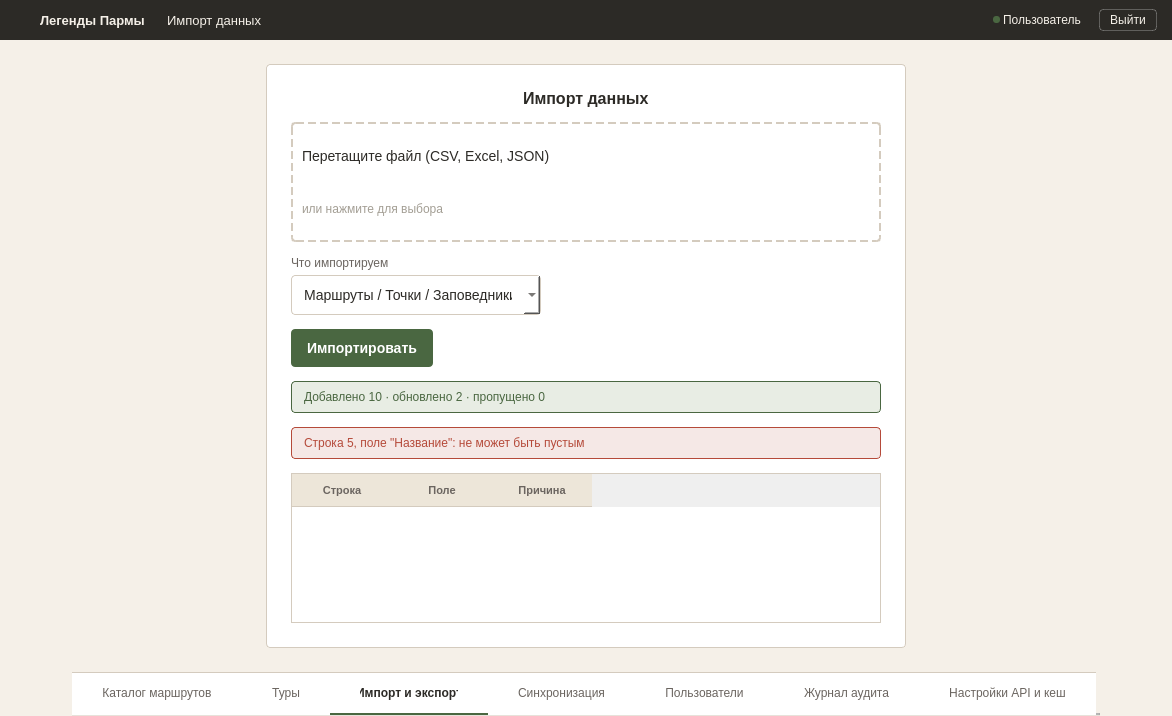
<?xml version="1.0" encoding="UTF-8"?>
<ui version="4.0">
 <class>MainWindow</class>
 <widget class="QMainWindow" name="MainWindow">
  <property name="geometry">
   <rect>
    <x>0</x>
    <y>0</y>
    <width>1172</width>
    <height>673</height>
   </rect>
  </property>
  <property name="windowTitle">
   <string>ImportWindow</string>
  </property>
  <property name="styleSheet">
   <string notr="true">#centralwidget {
    background-color: #F5F0E8;
}

#headerFrame { 
    background-color: #2C2A26; 
    border: none; 
}
#headerFrame QLabel { 
    color: #F5F0E8; 
}
#logout_btn {
    background-color: transparent;
    color: #F5F0E8;
    border: 1px solid rgba(255, 255, 255, 0.25);
    padding: 3px 10px;
    font-size: 12px;
    border-radius: 4px;
}
#logout_btn:hover {
    background-color: rgba(255, 255, 255, 0.08);
    border: 1px solid rgba(255, 255, 255, 0.4);
}
#logout_btn:pressed {
    background-color: rgba(255, 255, 255, 0.12);
    border: 1px solid rgba(255, 255, 255, 0.5);
}

#formCard {
    background-color: #FFFFFF;
    border: 1px solid #D4CBBE;
    border-radius: 4px;
}
#lbl_form_title {
    font-size: 16px;
    font-weight: 600;
    color: #2C2A26;
}

#dropArea {
    background-color: #FFFFFF;
    border: 2px dashed #D4CBBE;
    border-radius: 4px;
}
#dropArea QLabel {
    border: none;
    background: transparent;
}
#lbl_drop_main {
    font-size: 14px;
    color: #2C2A26;
}
#lbl_drop_sub {
    font-size: 12px;
    color: #A39E94;
}

#fieldLabel {
    font-size: 12px;
    color: #6B6560;
}

QComboBox {
    padding: 10px 12px;
    font-size: 14px;
    border-radius: 4px;
    border: 1px solid #D4CBBE;
    background-color: #FFFFFF;
    color: #2C2A26;
}
QComboBox:hover {
    border: 1px solid #B8AE9E;
}
QComboBox:focus {
    border: 1px solid #4A6741;
}
QComboBox QAbstractItemView {
    background-color: #FFFFFF;
    border: 1px solid #D4CBBE;
    selection-background-color: #E8EDE4;
    selection-color: #2C2A26;
}
QComboBox QAbstractItemView::item:hover {
    background-color: #EDE6D9;
}

#btn_import {
    background-color: #4A6741;
    color: #FFFFFF;
    border: none;
    padding: 11px 16px;
    font-size: 14px;
    font-weight: 600;
    border-radius: 4px;
}
#btn_import:hover { background-color: #3D5636; }
#btn_import:pressed { background-color: #334A2E; }
#btn_import:disabled { background-color: #A8B5A0; }

#successBanner {
    background-color: #E8EDE4;
    border: 1px solid #4A6741;
    border-radius: 4px;
}
#successBanner QLabel {
    color: #4A6741;
    font-size: 12px;
    border: none;
    background: transparent;
}

#errorBanner {
    background-color: #F5E8E6;
    border: 1px solid #B54A3A;
    border-radius: 4px;
}
#errorBanner QLabel {
    color: #B54A3A;
    font-size: 12px;
    border: none;
    background: transparent;
}

QTableWidget {
    background-color: #FFFFFF;
    border: 1px solid #D4CBBE;
    outline: none;
}
QHeaderView::section {
    background-color: #EDE6D9;
    color: #6B6560;
    font-size: 11px;
    font-weight: 600;
    border: none;
    border-bottom: 1px solid #D4CBBE;
    padding: 7px 10px;
}
QTableWidget::item {
    border-bottom: 1px solid #D4CBBE;
    padding: 7px 10px;
    color: #2C2A26;
    font-size: 12px;
}

QTabWidget::panel { border: none; background-color: #FFFFFF; }
QTabBar { background-color: #FFFFFF; border: none; }
QTabBar::tab { 
    height: 40px; 
    background-color: #FFFFFF; 
    color: #6B6560; 
    font-size: 12px; 
    font-weight: normal; 
    padding: 0px 30px; 
    border: none; 
    border-bottom: 2px solid transparent; 
    border-top: 1px solid #D4CBBE;
    text-align: center; 
}
QTabBar::tab:hover { color: #2C2A26; }
QTabBar::tab:selected { color: #2C2A26; font-weight: 600; border-bottom: 2px solid #4A6741; }</string>
  </property>
  <widget class="QWidget" name="centralwidget">
   <layout class="QVBoxLayout" name="verticalLayout">
    <property name="spacing">
     <number>0</number>
    </property>
    <property name="leftMargin">
     <number>0</number>
    </property>
    <property name="topMargin">
     <number>0</number>
    </property>
    <property name="rightMargin">
     <number>0</number>
    </property>
    <property name="bottomMargin">
     <number>0</number>
    </property>
    <item>
     <widget class="QFrame" name="headerFrame">
      <property name="minimumSize">
       <size>
        <width>0</width>
        <height>40</height>
       </size>
      </property>
      <property name="maximumSize">
       <size>
        <width>16777215</width>
        <height>40</height>
       </size>
      </property>
      <layout class="QHBoxLayout" name="horizontalLayout">
       <property name="spacing">
        <number>0</number>
       </property>
       <property name="leftMargin">
        <number>15</number>
       </property>
       <property name="topMargin">
        <number>0</number>
       </property>
       <property name="rightMargin">
        <number>15</number>
       </property>
       <property name="bottomMargin">
        <number>0</number>
       </property>
       <item>
        <widget class="QPushButton" name="logo">
         <property name="minimumSize">
          <size>
           <width>22</width>
           <height>22</height>
          </size>
         </property>
         <property name="maximumSize">
          <size>
           <width>22</width>
           <height>22</height>
          </size>
         </property>
         <property name="styleSheet">
          <string notr="true">QPushButton { background: transparent; margin-right: 12px; border: none; }</string>
         </property>
         <property name="text">
          <string/>
         </property>
         <property name="icon">
          <iconset resource="../qrc/login_res.qrc">
           <normaloff>:/login/icons/logo.png</normaloff>:/login/icons/logo.png</iconset>
         </property>
         <property name="iconSize">
          <size>
           <width>18</width>
           <height>18</height>
          </size>
         </property>
        </widget>
       </item>
       <item>
        <widget class="QLabel" name="name">
         <property name="styleSheet">
          <string notr="true">font-size: 13px; font-weight: bold; margin-right: 15px;</string>
         </property>
         <property name="text">
          <string>Легенды Пармы</string>
         </property>
        </widget>
       </item>
       <item>
        <widget class="QLabel" name="name_chart">
         <property name="styleSheet">
          <string notr="true">font-size: 13px; margin-right: 10px;</string>
         </property>
         <property name="text">
          <string>Импорт данных</string>
         </property>
        </widget>
       </item>
       <item>
        <spacer name="horizontalSpacer">
         <property name="orientation">
          <enum>Qt::Orientation::Horizontal</enum>
         </property>
         <property name="sizeHint" stdset="0">
          <size>
           <width>40</width>
           <height>20</height>
          </size>
         </property>
        </spacer>
       </item>
       <item>
        <widget class="QLabel" name="status_lb">
         <property name="minimumSize">
          <size>
           <width>7</width>
           <height>7</height>
          </size>
         </property>
         <property name="maximumSize">
          <size>
           <width>7</width>
           <height>7</height>
          </size>
         </property>
         <property name="styleSheet">
          <string notr="true">background-color: #4A6741; border-radius: 3px; border: none;</string>
         </property>
         <property name="text">
          <string/>
         </property>
        </widget>
       </item>
       <item>
        <widget class="QLabel" name="role_lb">
         <property name="styleSheet">
          <string notr="true">font-size: 12px; margin-right: 15px;</string>
         </property>
         <property name="text">
          <string>Пользователь</string>
         </property>
        </widget>
       </item>
       <item>
        <widget class="QPushButton" name="logout_btn">
         <property name="cursor">
          <cursorShape>PointingHandCursor</cursorShape>
         </property>
         <property name="text">
          <string>Выйти</string>
         </property>
        </widget>
       </item>
      </layout>
     </widget>
    </item>
    <item>
     <layout class="QHBoxLayout" name="centerLayout">
      <property name="spacing">
       <number>0</number>
      </property>
      <property name="leftMargin">
       <number>24</number>
      </property>
      <property name="topMargin">
       <number>24</number>
      </property>
      <property name="rightMargin">
       <number>24</number>
      </property>
      <property name="bottomMargin">
       <number>24</number>
      </property>
      <item>
       <spacer name="leftSpacer">
        <property name="orientation">
         <enum>Qt::Orientation::Horizontal</enum>
        </property>
        <property name="sizeHint" stdset="0">
         <size>
          <width>40</width>
          <height>20</height>
         </size>
        </property>
       </spacer>
      </item>
      <item>
       <widget class="QFrame" name="formCard">
        <property name="sizePolicy">
         <sizepolicy hsizetype="Preferred" vsizetype="Maximum">
          <horstretch>0</horstretch>
          <verstretch>0</verstretch>
         </sizepolicy>
        </property>
        <property name="minimumSize">
         <size>
          <width>640</width>
          <height>0</height>
         </size>
        </property>
        <property name="maximumSize">
         <size>
          <width>640</width>
          <height>16777215</height>
         </size>
        </property>
        <layout class="QVBoxLayout" name="formLayout">
         <property name="spacing">
          <number>14</number>
         </property>
         <property name="leftMargin">
          <number>24</number>
         </property>
         <property name="topMargin">
          <number>24</number>
         </property>
         <property name="rightMargin">
          <number>24</number>
         </property>
         <property name="bottomMargin">
          <number>24</number>
         </property>
         <item alignment="Qt::AlignmentFlag::AlignHCenter">
          <widget class="QLabel" name="lbl_form_title">
           <property name="text">
            <string>Импорт данных</string>
           </property>
          </widget>
         </item>
         <item>
          <widget class="QFrame" name="dropArea">
           <property name="minimumSize">
            <size>
             <width>0</width>
             <height>120</height>
            </size>
           </property>
           <property name="cursor">
            <cursorShape>PointingHandCursor</cursorShape>
           </property>
           <layout class="QVBoxLayout" name="dropLayout">
            <property name="spacing">
             <number>8</number>
            </property>
            <item>
             <widget class="QLabel" name="lbl_drop_main">
              <property name="text">
               <string>Перетащите файл (CSV, Excel, JSON)</string>
              </property>
             </widget>
            </item>
            <item>
             <widget class="QLabel" name="lbl_drop_sub">
              <property name="text">
               <string>или нажмите для выбора</string>
              </property>
             </widget>
            </item>
           </layout>
          </widget>
         </item>
         <item>
          <layout class="QVBoxLayout" name="typeLayout">
           <property name="spacing">
            <number>5</number>
           </property>
           <item>
            <widget class="QLabel" name="fieldLabel">
             <property name="text">
              <string>Что импортируем</string>
             </property>
            </widget>
           </item>
           <item>
            <widget class="QComboBox" name="comboType">
             <property name="maximumSize">
              <size>
               <width>250</width>
               <height>16777215</height>
              </size>
             </property>
             <item>
              <property name="text">
               <string>Маршруты / Точки / Заповедники</string>
              </property>
             </item>
             <item>
              <property name="text">
               <string>Маршруты</string>
              </property>
             </item>
             <item>
              <property name="text">
               <string>Точки</string>
              </property>
             </item>
             <item>
              <property name="text">
               <string>Заповедники</string>
              </property>
             </item>
            </widget>
           </item>
          </layout>
         </item>
         <item>
          <widget class="QPushButton" name="btn_import">
           <property name="sizePolicy">
            <sizepolicy hsizetype="Maximum" vsizetype="Fixed">
             <horstretch>0</horstretch>
             <verstretch>0</verstretch>
            </sizepolicy>
           </property>
           <property name="cursor">
            <cursorShape>PointingHandCursor</cursorShape>
           </property>
           <property name="text">
            <string>Импортировать</string>
           </property>
          </widget>
         </item>
         <item>
          <widget class="QFrame" name="successBanner">
           <property name="visible">
            <bool>false</bool>
           </property>
           <layout class="QHBoxLayout" name="successLayout">
            <property name="leftMargin">
             <number>12</number>
            </property>
            <property name="topMargin">
             <number>8</number>
            </property>
            <property name="rightMargin">
             <number>12</number>
            </property>
            <property name="bottomMargin">
             <number>8</number>
            </property>
            <item>
             <widget class="QLabel" name="lbl_success">
              <property name="text">
               <string>Добавлено 10 · обновлено 2 · пропущено 0</string>
              </property>
             </widget>
            </item>
           </layout>
          </widget>
         </item>
         <item>
          <widget class="QFrame" name="errorBanner">
           <property name="visible">
            <bool>false</bool>
           </property>
           <layout class="QHBoxLayout" name="errorLayout">
            <property name="leftMargin">
             <number>12</number>
            </property>
            <property name="topMargin">
             <number>8</number>
            </property>
            <property name="rightMargin">
             <number>12</number>
            </property>
            <property name="bottomMargin">
             <number>8</number>
            </property>
            <item>
             <widget class="QLabel" name="lbl_error">
              <property name="text">
               <string>Строка 5, поле &quot;Название&quot;: не может быть пустым</string>
              </property>
             </widget>
            </item>
           </layout>
          </widget>
         </item>
         <item>
          <widget class="QTableWidget" name="errorTable">
           <property name="minimumSize">
            <size>
             <width>0</width>
             <height>150</height>
            </size>
           </property>
           <property name="visible">
            <bool>false</bool>
           </property>
           <property name="selectionBehavior">
            <enum>QAbstractItemView::SelectionBehavior::SelectRows</enum>
           </property>
           <property name="showGrid">
            <bool>false</bool>
           </property>
           <column>
            <property name="text">
             <string>Строка</string>
            </property>
           </column>
           <column>
            <property name="text">
             <string>Поле</string>
            </property>
           </column>
           <column>
            <property name="text">
             <string>Причина</string>
            </property>
           </column>
          </widget>
         </item>
        </layout>
       </widget>
      </item>
      <item>
       <spacer name="rightSpacer">
        <property name="orientation">
         <enum>Qt::Orientation::Horizontal</enum>
        </property>
        <property name="sizeHint" stdset="0">
         <size>
          <width>40</width>
          <height>20</height>
         </size>
        </property>
       </spacer>
      </item>
     </layout>
    </item>
    <item>
     <spacer name="verticalSpacer">
      <property name="orientation">
       <enum>Qt::Orientation::Vertical</enum>
      </property>
      <property name="sizeHint" stdset="0">
       <size>
        <width>20</width>
        <height>40</height>
       </size>
      </property>
     </spacer>
    </item>
    <item alignment="Qt::AlignmentFlag::AlignHCenter">
     <widget class="QTabWidget" name="tabWidget">
      <property name="sizePolicy">
       <sizepolicy hsizetype="Maximum" vsizetype="Fixed">
        <horstretch>0</horstretch>
        <verstretch>0</verstretch>
       </sizepolicy>
      </property>
      <property name="minimumSize">
       <size>
        <width>0</width>
        <height>44</height>
       </size>
      </property>
      <property name="maximumSize">
       <size>
        <width>16777215</width>
        <height>44</height>
       </size>
      </property>
      <property name="tabPosition">
       <enum>QTabWidget::TabPosition::North</enum>
      </property>
      <property name="currentIndex">
       <number>2</number>
      </property>
      <property name="usesScrollButtons">
       <bool>false</bool>
      </property>
      <property name="tabsClosable">
       <bool>false</bool>
      </property>
      <property name="drawBase" stdset="0">
       <bool>false</bool>
      </property>
      <widget class="QWidget" name="tab_8">
       <attribute name="title">
        <string>Каталог маршрутов</string>
       </attribute>
      </widget>
      <widget class="QWidget" name="tab_9">
       <attribute name="title">
        <string>Туры</string>
       </attribute>
      </widget>
      <widget class="QWidget" name="tab_10">
       <attribute name="title">
        <string>Импорт и экспорт</string>
       </attribute>
      </widget>
      <widget class="QWidget" name="tab_11">
       <attribute name="title">
        <string>Синхронизация</string>
       </attribute>
      </widget>
      <widget class="QWidget" name="tab_12">
       <attribute name="title">
        <string>Пользователи</string>
       </attribute>
      </widget>
      <widget class="QWidget" name="tab_13">
       <attribute name="title">
        <string>Журнал аудита</string>
       </attribute>
      </widget>
      <widget class="QWidget" name="tab_14">
       <attribute name="title">
        <string>Настройки API и кеш</string>
       </attribute>
      </widget>
     </widget>
    </item>
   </layout>
  </widget>
 </widget>
 <resources>
  <include location="../qrc/login_res.qrc"/>
 </resources>
 <connections/>
</ui>
